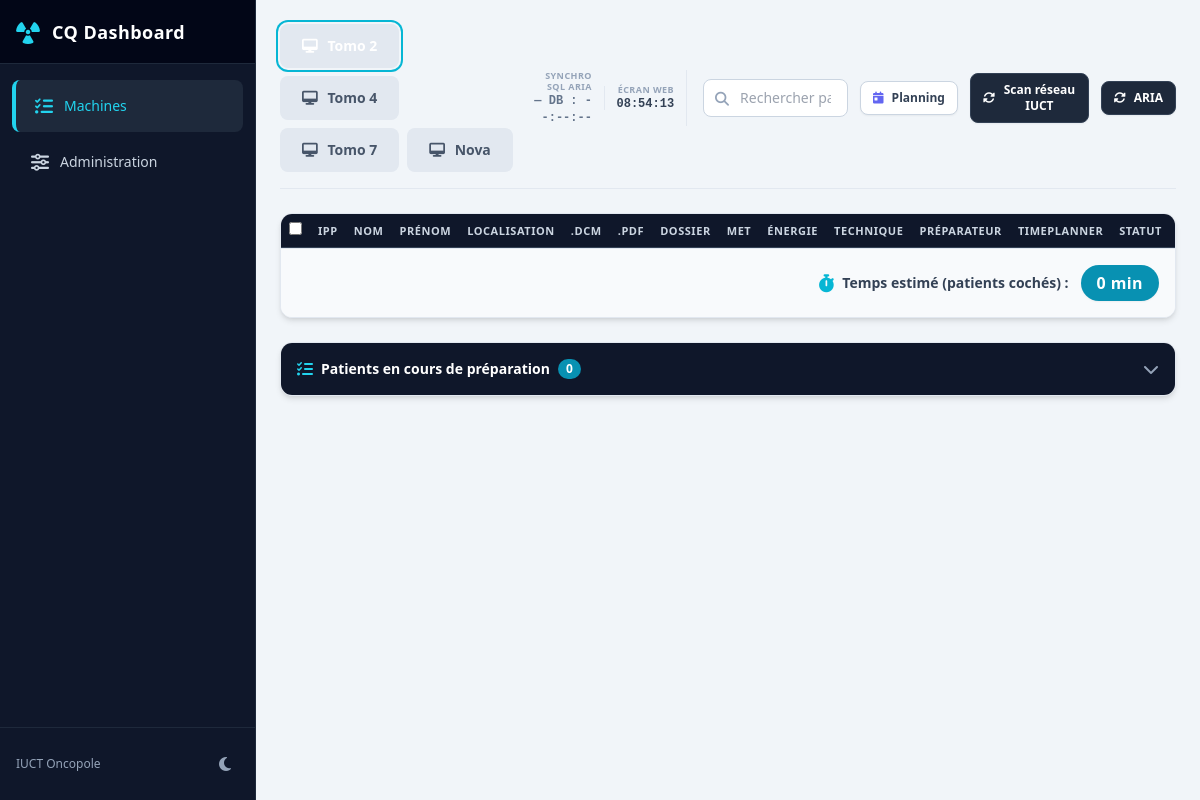
The app's page /, older data.
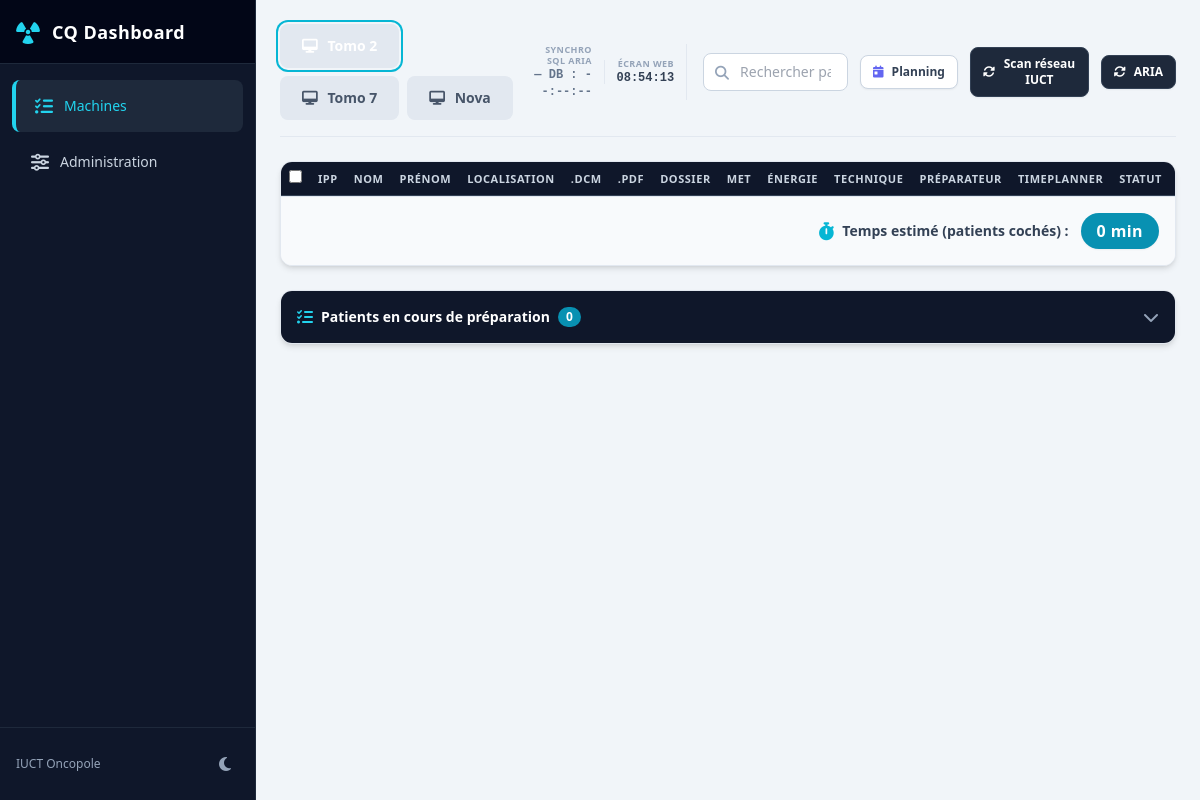
The same page, newer data.
### CQ_Dashboard_Web/app/models_local.py (models this page shows, shortened)
class CQTab(db_local.Model):
    __tablename__ = 'cq_tabs'
    id = db_local.Column(db_local.Integer, primary_key=True)
    name = db_local.Column(db_local.String(200), nullable=False)
    label = db_local.Column(db_local.String(100), nullable=False)
    display_order = db_local.Column(db_local.Integer, default=0)
    config_json = db_local.Column(db_local.Text, default='{}')
    def _get_config(self):
        try:
            raw = json.loads(self.config_json or '{}')
            if isinstance(raw, list):
                return {"network_paths": [], "file_extensions": ['.dcm', '.pdf'], "default_energy": "", "grouped_by_year": False, "phantom": ""}
            return {
                "network_paths": raw.get("network_paths", []),
                "file_extensions": raw.get("file_extensions", ['.dcm', '.pdf']),
                "default_energy": raw.get("default_energy", ""),
                "grouped_by_year": raw.get("grouped_by_year", False),
                "phantom": raw.get("phantom", "")
            }
        except Exception:
            return {"network_paths": [], "file_extensions": ['.dcm', '.pdf'], "default_energy": "", "grouped_by_year": False, "phantom": ""}
    def get_file_extensions(self):
        return self._get_config().get("file_extensions", ['.dcm', '.pdf'])
    def to_dict(self):
        c = self._get_config()
        return {
            'id': self.id,
            'name': self.name,
            'label': self.label,
            'display_order': self.display_order,
            'network_paths': c["network_paths"],
            'file_extensions': c["file_extensions"],
            'default_energy': c["default_energy"],
            'grouped_by_year': c["grouped_by_year"],
            'phantom': c["phantom"],
        }

### CQ_Dashboard_Web/app/routes/main.py (the view)
@main_bp.route("/")
def index():
    tabs = CQTab.query.order_by(CQTab.display_order).all()
    default_tab = tabs[0].label if tabs else ""
    configured_extensions = get_configured_extensions()
    return render_template(
        "dashboard.html",
        tabs=[t.to_dict() for t in tabs],
        default_tab=default_tab,
        configured_extensions=configured_extensions,
        machine_schedule=[],
        next_cq_slot=None,
    )

### CQ_Dashboard_Web/app/services/business.py (called while the page is built)
def _normalize_ext(ext: str) -> str:
    if not ext:
        return ""
    e = str(ext).strip().lower()
    if not e:
        return ""
    if not e.startswith("."):
        e = "." + e
    return e

def get_configured_extensions(tab_label=None) -> list:
    tabs = CQTab.query.order_by(CQTab.display_order).all()
    ordered = []
    seen = set()
    for tab in tabs:
        if tab_label and tab.label != tab_label:
            continue
        exts = tab.get_file_extensions() if hasattr(tab, "get_file_extensions") else None
        for e in _parse_extensions(exts):
            if e not in seen:
                seen.add(e)
                ordered.append(e)
    return ordered if ordered else [".dcm", ".pdf"]

### CQ_Dashboard_Web/app/templates/dashboard.html (shortened to what this page needs)
{% extends 'base.html' %}
{% block content %}
<div class="p-6 space-y-6">
    <div class="flex flex-col sm:flex-row justify-between items-start sm:items-center gap-4 border-b border-slate-200 dark:border-slate-800 pb-4">
        <div class="flex flex-wrap gap-2" id="tab-container">
            {% for tab in tabs %}
            <button data-tab="{{ tab.label }}"
                    class="tab-btn px-5 py-2.5 rounded-lg text-sm font-bold transition-all border-2 border-transparent text-slate-600 bg-slate-200 hover:bg-slate-300 dark:bg-slate-800 dark:text-slate-400 dark:hover:bg-slate-700
                           {% if (default_tab and tab.label == default_tab) or (not default_tab and loop.first) %}ring-2 ring-cyan-500 ring-offset-2 ring-offset-slate-100 dark:ring-offset-slate-900 bg-cyan-600 text-white dark:bg-cyan-600 dark:text-white{% endif %}">
                <i class="fa-solid fa-desktop mr-1.5"></i> {{ tab.label }}
            </button>
            {% endfor %}
        </div>
        <div class="flex items-center space-x-3 w-full sm:w-auto">
            <div class="flex items-center gap-3 text-xs border-r border-slate-200 dark:border-slate-700 pr-3 mr-1">
                <div class="text-right leading-tight" title="Dernière écriture détectée dans la base SQL ARIA">
                    <span class="text-[9px] uppercase tracking-wider text-slate-400 font-bold block">Synchro SQL ARIA</span>
                    <span id="sql-update-time"
                          class="font-mono font-bold text-xs text-slate-500">
                        — DB : --:--:--
                    </span>
                </div>
                <div class="text-right leading-tight" title="Dernier rafraîchissement de cet écran">
                    <span class="text-[9px] uppercase tracking-wider text-slate-400 font-bold block">Écran web</span>
                    <span id="last-update-time" class="font-mono font-bold text-slate-700 dark:text-slate-200 text-xs">--:--:--</span>
                </div>
            </div>
            <div class="relative hidden sm:block w-48">
                <input type="text" id="search-input" placeholder="Rechercher patient..."
                       class="w-full pl-9 pr-4 py-2 rounded-lg text-sm bg-white dark:bg-slate-800 border border-slate-300 dark:border-slate-700 focus:ring-2 focus:ring-cyan-500 text-slate-900 dark:text-slate-100">
                <i class="fa-solid fa-magnifying-glass absolute left-3 top-2.5 text-slate-400 text-sm"></i>
            </div>
            <button onclick="openScheduleModal()"
                    class="inline-flex items-center gap-2 px-3 py-2 text-xs font-semibold text-slate-700 bg-white hover:bg-slate-100 active:bg-slate-200 dark:bg-slate-800 dark:text-slate-200 dark:hover:bg-slate-700 rounded-lg shadow-sm transition-all border border-slate-300 dark:border-slate-700"
                    title="Voir le planning ARIA du jour pour cette machine">
                <i class="fa-solid fa-calendar-day text-indigo-500"></i>
                <span class="hidden sm:inline">Planning</span>
            </button>
            <button id="btn-refresh-scan"
                    onclick="triggerManualScan()"
                    class="inline-flex items-center gap-2 px-3 py-2 text-xs font-semibold text-white bg-slate-800 hover:bg-slate-700 active:bg-slate-900 rounded-lg shadow-sm transition-all border border-slate-700">
                <i id="icon-refresh-scan" class="fa-solid fa-rotate text-xs"></i>
                <span id="text-refresh-scan">Scan réseau IUCT</span>
            </button>
            <button id="refresh-btn"
                    onclick="triggerAriaRefresh()"
                    class="px-3 py-2 bg-slate-800 hover:bg-slate-700 active:bg-slate-900 text-white rounded-lg text-xs font-semibold transition-all flex items-center gap-2 shadow-sm border border-slate-700"
                    title="Forcer l'actualisation ARIA">
                <i id="icon-aria-refresh" class="fa-solid fa-rotate text-xs"></i>
                <span id="text-aria-refresh" class="hidden sm:inline">ARIA</span>
            </button>
        </div>
    </div>
    <div class="bg-white dark:bg-slate-800 rounded-xl shadow-md border border-slate-200 dark:border-slate-700 overflow-hidden">
        <div class="overflow-x-auto">
            <table class="w-full text-xs text-left border-collapse">
                <thead class="bg-slate-900 text-slate-300 uppercase tracking-wider text-[11px]">
                    <tr id="dashboard-table-head">
                    </tr>
                </thead>
            </table>
        </div>
        <div class="p-4 bg-slate-50 dark:bg-slate-900/80 border-t border-slate-200 dark:border-slate-700 flex justify-end items-center gap-4">
            <div class="text-sm font-bold text-slate-700 dark:text-slate-300 flex items-center">
                <i class="fa-solid fa-stopwatch text-cyan-500 text-lg mr-2"></i>
                Temps estimé (patients cochés) :
                <span id="total-time-badge" class="ml-3 px-4 py-1.5 bg-cyan-600 text-white rounded-full text-base tracking-wide shadow-sm">
                    0 min
                </span>
            </div>
        </div>
    </div>
    <div class="bg-white dark:bg-slate-800 rounded-xl shadow-md border border-slate-200 dark:border-slate-700 overflow-hidden">
        <div class="p-4 bg-slate-900 text-white flex justify-between items-center cursor-pointer select-none" id="prep-header">
            <div class="flex items-center space-x-2">
                <i class="fa-solid fa-list-check text-cyan-400"></i>
                <h3 class="font-bold text-sm">Patients en cours de préparation</h3>
                <span id="prep-count" class="bg-cyan-600 text-white px-2 py-0.5 rounded-full text-xs font-bold">0</span>
            </div>
            <i class="fa-solid fa-chevron-down text-slate-400 transition-transform" id="prep-chevron"></i>
        </div>
    </div>
</div>
{% endblock %}

### CQ_Dashboard_Web/app/templates/base.html (shortened to what this page needs)
<!DOCTYPE html>
<html lang="fr" class="dark h-full">
<head>
    <script src="https://cdn.tailwindcss.com"></script>
    <link rel="stylesheet" href="https://cdnjs.cloudflare.com/ajax/libs/font-awesome/6.4.0/css/all.min.css">
</head>
<body class="bg-slate-100 dark:bg-slate-900 text-slate-800 dark:text-slate-100 font-sans antialiased h-screen overflow-hidden flex">
    <aside class="w-64 h-screen sticky top-0 bg-slate-900 text-slate-300 flex flex-col shrink-0 border-r border-slate-800 overflow-hidden">
        <div class="h-16 flex items-center justify-between px-4 bg-slate-950 border-b border-slate-800 shrink-0">
            <div class="flex items-center space-x-3">
                <i class="fa-solid fa-radiation text-2xl text-cyan-400"></i>
                <span class="font-bold text-lg text-white tracking-wide">CQ Dashboard</span>
            </div>
        </div>
        <nav class="flex-1 px-3 py-4 space-y-1 overflow-y-auto min-h-0">
            <a href="/" class="flex items-center px-4 py-3 rounded-lg text-sm font-medium transition-colors hover:bg-slate-800 hover:text-white {% if not request.endpoint or request.endpoint == 'main.index' or request.endpoint == 'index' %}bg-slate-800 text-cyan-400 border-l-4 border-cyan-400{% endif %}">
                <i class="fa-solid fa-list-check w-6 text-center text-lg"></i>
                <span class="ml-2">Machines</span>
            </a>
            <a href="/admin" class="flex items-center px-4 py-3 rounded-lg text-sm font-medium transition-colors hover:bg-slate-800 hover:text-white ">
                <i class="fa-solid fa-sliders w-6 text-center text-lg"></i>
                <span class="ml-2">Administration</span>
            </a>
        </nav>
        <div id="mini-calendar-container" class="px-3 py-2 w-full shrink-0"></div>
        <div class="p-4 border-t border-slate-800 flex items-center justify-between text-xs text-slate-400 shrink-0">
            <span>IUCT Oncopole</span>
            <button id="theme-toggle" class="p-2 rounded-lg hover:bg-slate-800 text-slate-400 hover:text-white focus:outline-none">
                <i id="theme-toggle-dark-icon" class="fa-solid fa-moon text-base"></i>
            </button>
        </div>
    </aside>
    <main class="flex-1 min-w-0 h-screen overflow-y-auto">
        {% block content %}{% endblock %}
    </main>
</body>
</html>

Row changes from the older to the newer data that the page shows:
removed CQTab: label "Tomo 4"
